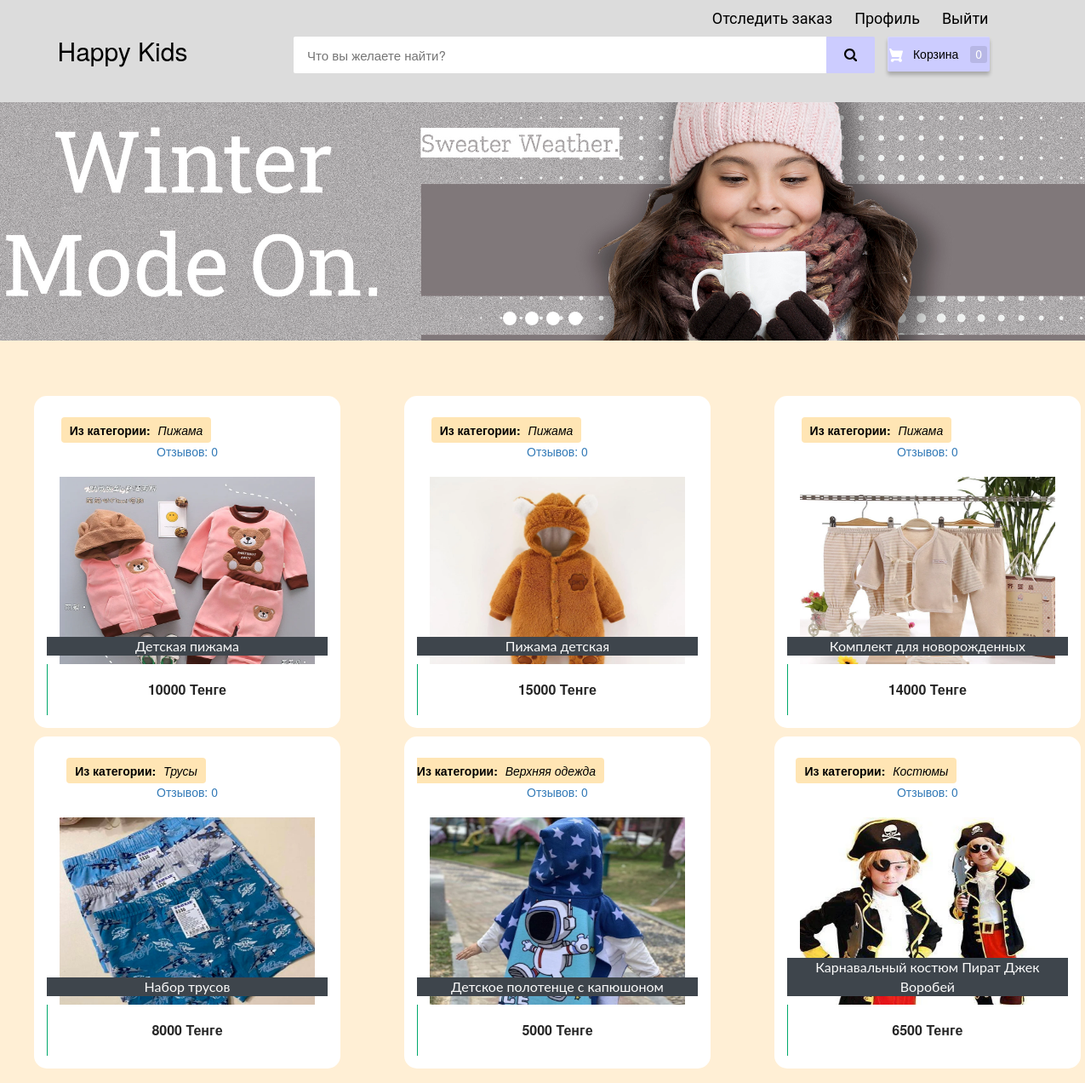
The page /customer-home (signed in, upper part) on the database as committed earlier.
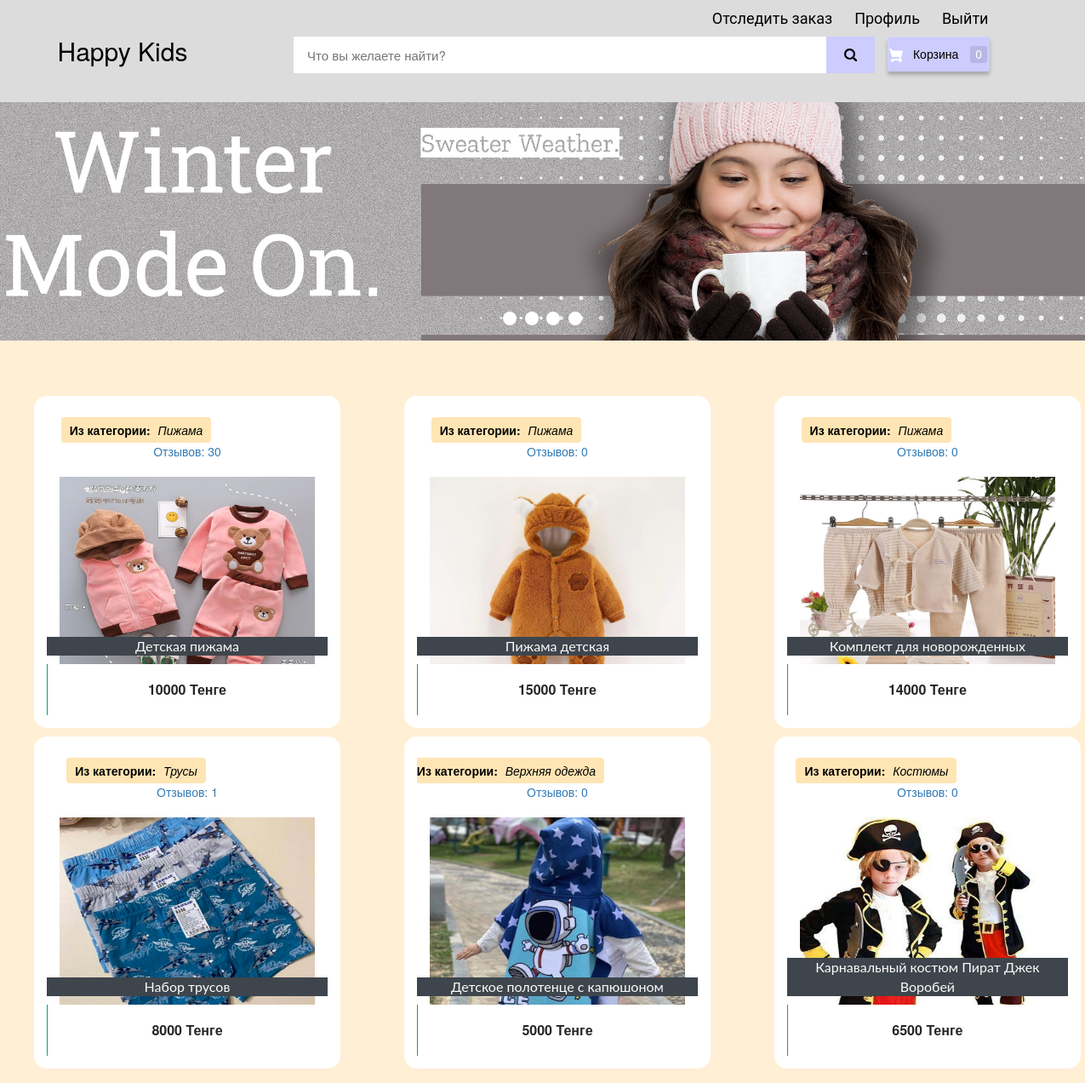
The same page on the database as committed later.
### ecom/models.py (models this page shows, shortened)
class Product(models.Model):
    name = models.CharField(max_length=40)
    product_image = models.ImageField(upload_to='product_image/', null=True, blank=True)
    price = models.PositiveIntegerField()
    description = models.CharField(max_length=40)
    category = models.ForeignKey(Category, on_delete=models.CASCADE, null=True)
    size = models.CharField(max_length=20, null=True)
    country_of_origin = models.CharField(max_length=40, null=True)
    material = models.CharField(max_length=40, null=True)
    views = models.PositiveIntegerField(default=0)  # New field for views

class Category(models.Model):
    name = models.CharField(max_length=40)

### ecom/views.py (the view)
# urls.py: path('customer-home', views.customer_home_view,name='customer-home'),
@login_required(login_url='customerlogin')
@user_passes_test(is_customer)
def customer_home_view(request):
    categories = Category.objects.all()  # Получаем все категории товаров
    products = models.Product.objects.annotate(reviews_count=Count('rating')).all()
    if 'product_ids' in request.COOKIES:
        product_ids = request.COOKIES['product_ids']
        counter=product_ids.split('|')
        product_count_in_cart=len(set(counter))
    else:
        product_count_in_cart=0
    return render(request,'ecom/customer_home.html',{'categories': categories, 'products':products,'product_count_in_cart':product_count_in_cart})

### ecom/views.py (called while the page is built)
def is_customer(user):
    return user.groups.filter(name='CUSTOMER').exists()

### templates/ecom/customer_home.html (shortened to what this page needs)
{% extends 'ecom/customer_base.html' %}
{% load static %}
{% block content %}
<div class="row">
  <div class="col-md-12">
    <div class="slider-container">
      <div class="menu">
        <label for="slide-dot-1"></label>
        <label for="slide-dot-2"></label>
        <label for="slide-dot-3"></label>
        <label for="slide-dot-4"></label>
      </div>
        <div class="slide slide-1"></div>
    </div>
  </div>
</div>
  {%if products%}
  <br>
  <div class="row">
      {% for p in products %}
      <div class="column">
      <div class="container page-wrapper" style="width: 450px;">
        <div class="page-inner">
          <div class="row">
            <div class="el-wrapper">
              <div class="box-up">
                <div class="category-block">
  <span class="category-label">Из категории:</span>
  <span class="category-name">{{ p.category.name }}</span>
</div>
                                <a href="{% url 'product-detail' p.id %}">
                                        <div class="reviews-count">
        Отзывов: {{ p.reviews_count }}
    </div>
                <img class="img" src="{% static p.product_image.url %}" alt="product pic" height="300px" width="300px">
                <div class="img-info">
                  <div class="info-inner">
                    <span style="background-color:#3e454c; color:fbfbfb;"class="p-company">{{p.name}}</span>
                  </div>
                </div>
              </div>
              <div class="box-down">
                <a class="cart" href="{% url 'add-to-cart' p.id  %}">
                  <span class="price">{{p.price}} Тенге</span>
                  <span class="add-to-cart">
                    <span class="txt"><i class="fa fa-shopping-cart"></i>В Корзину</span>
                  </span>
                </a>
              </div>
            </div>
          </div>
        </div>
      </div>
      </div>
{% if forloop.counter|divisibleby:"3" %}
    </div>
    <div class="row">
          <br><br><br><br><br>
{% endif %}
  {% endfor %}
</div>
{%else%}
<h3 style="text-align:center; color:#3E454C;">No Search Found</h3>
{%endif%}
<br><br><br>
<br><br><br><br><br><br><br><br><br><br><br><br>
{% endblock content %}

Rows that differ between the two databases and show on the page:
changed Product "Детская пижама": reviews_count "0" → "30"
changed Product "Набор трусов": reviews_count "0" → "1"
